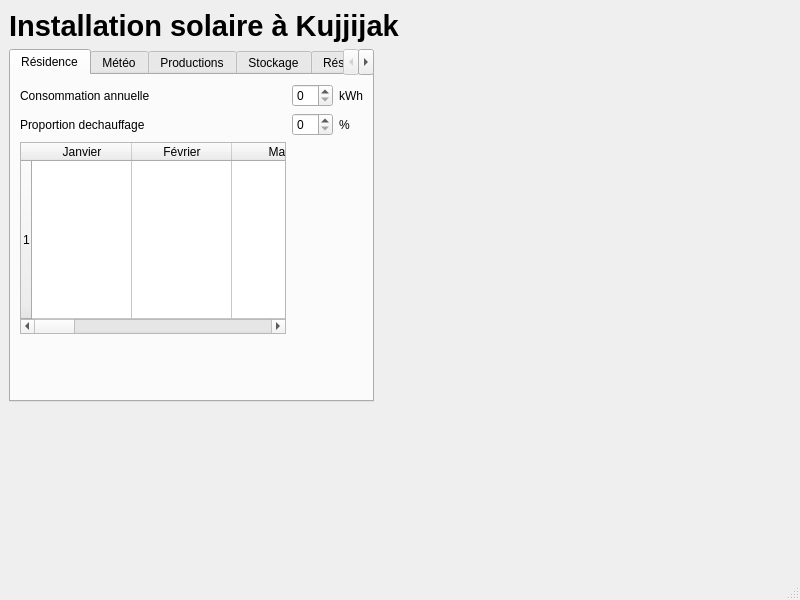
<?xml version="1.0" encoding="UTF-8"?>
<ui version="4.0">
 <class>MainWindow</class>
 <widget class="QMainWindow" name="MainWindow">
  <property name="geometry">
   <rect>
    <x>0</x>
    <y>0</y>
    <width>800</width>
    <height>600</height>
   </rect>
  </property>
  <property name="windowTitle">
   <string>MainWindow</string>
  </property>
  <widget class="QWidget" name="centralwidget">
   <widget class="QLabel" name="label">
    <property name="geometry">
     <rect>
      <x>9</x>
      <y>9</y>
      <width>394</width>
      <height>34</height>
     </rect>
    </property>
    <property name="text">
     <string>&lt;html&gt;&lt;head/&gt;&lt;body&gt;&lt;p&gt;&lt;span style=&quot; font-size:22pt; font-weight:700;&quot;&gt;Installation solaire à Kujjijak&lt;/span&gt;&lt;/p&gt;&lt;/body&gt;&lt;/html&gt;</string>
    </property>
   </widget>
   <widget class="QTabWidget" name="tabWidget">
    <property name="geometry">
     <rect>
      <x>9</x>
      <y>49</y>
      <width>365</width>
      <height>353</height>
     </rect>
    </property>
    <property name="currentIndex">
     <number>0</number>
    </property>
    <widget class="QWidget" name="tab">
     <attribute name="title">
      <string>Résidence</string>
     </attribute>
     <layout class="QGridLayout" name="gridLayout_2">
      <item row="0" column="0">
       <widget class="QLabel" name="label_2">
        <property name="text">
         <string>Consommation annuelle</string>
        </property>
       </widget>
      </item>
      <item row="0" column="1">
       <widget class="QSpinBox" name="sb_consumption"/>
      </item>
      <item row="0" column="2">
       <widget class="QLabel" name="label_4">
        <property name="text">
         <string>kWh</string>
        </property>
       </widget>
      </item>
      <item row="1" column="0">
       <widget class="QLabel" name="label_3">
        <property name="text">
         <string>Proportion dechauffage</string>
        </property>
       </widget>
      </item>
      <item row="1" column="1">
       <widget class="QSpinBox" name="sbrateHeat"/>
      </item>
      <item row="1" column="2">
       <widget class="QLabel" name="label_5">
        <property name="text">
         <string>%</string>
        </property>
       </widget>
      </item>
      <item row="2" column="0">
       <widget class="QTableWidget" name="tableWidget">
        <property name="rowCount">
         <number>1</number>
        </property>
        <attribute name="verticalHeaderShowSortIndicator" stdset="0">
         <bool>false</bool>
        </attribute>
        <attribute name="verticalHeaderStretchLastSection">
         <bool>true</bool>
        </attribute>
        <row/>
        <column>
         <property name="text">
          <string>Janvier</string>
         </property>
        </column>
        <column>
         <property name="text">
          <string>Février</string>
         </property>
        </column>
        <column>
         <property name="text">
          <string>Mars</string>
         </property>
        </column>
        <column>
         <property name="text">
          <string>Avril</string>
         </property>
        </column>
        <column>
         <property name="text">
          <string>Mai</string>
         </property>
        </column>
        <column>
         <property name="text">
          <string>Juin</string>
         </property>
        </column>
        <column>
         <property name="text">
          <string>Juillet</string>
         </property>
        </column>
        <column>
         <property name="text">
          <string>Aout</string>
         </property>
        </column>
        <column>
         <property name="text">
          <string>Septembre</string>
         </property>
        </column>
        <column>
         <property name="text">
          <string>Octobre</string>
         </property>
        </column>
        <column>
         <property name="text">
          <string>Novembre</string>
         </property>
        </column>
        <column>
         <property name="text">
          <string>Decembre</string>
         </property>
        </column>
       </widget>
      </item>
      <item row="3" column="0">
       <spacer name="verticalSpacer">
        <property name="orientation">
         <enum>Qt::Vertical</enum>
        </property>
        <property name="sizeHint" stdset="0">
         <size>
          <width>20</width>
          <height>40</height>
         </size>
        </property>
       </spacer>
      </item>
     </layout>
    </widget>
    <widget class="QWidget" name="tab_2">
     <attribute name="title">
      <string>Météo</string>
     </attribute>
    </widget>
    <widget class="QWidget" name="tab_3">
     <attribute name="title">
      <string>Productions</string>
     </attribute>
    </widget>
    <widget class="QWidget" name="tab_4">
     <attribute name="title">
      <string>Stockage</string>
     </attribute>
    </widget>
    <widget class="QWidget" name="tab_5">
     <attribute name="title">
      <string>Résultats</string>
     </attribute>
    </widget>
   </widget>
  </widget>
  <widget class="QStatusBar" name="statusbar"/>
 </widget>
 <resources/>
 <connections/>
</ui>
